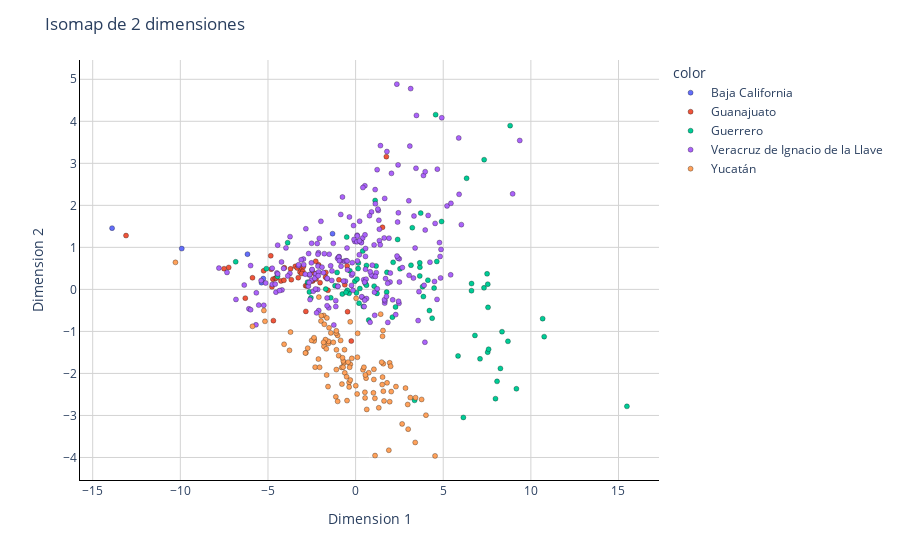

The cell this chart's notebook holds for it:
### Markdown cell above
**Creamos un mapa 2D para observar los cluster de los estados**

### Code cell
Plot2D(isomap2comp, y_estados, 'Isomap de 2 dimensiones')

### Figure 1 — Plotly figure (JSON) as saved in the notebook; plotly's stock layout.template omitted (floating-point values rounded to 4 significant figures; data arrays with more than 128 entries replaced by an {"elided": "..."} marker saying what was removed)
{"data": [{"hovertemplate": "color=Baja California<br>Dimension 1=%{x}<br>Dimension 2=%{y}<extra></extra>", "legendgroup": "Baja California", "marker": {"color": "#636efa", "line": {"color": "black", "width": 0.3}, "opacity": 1, "size": 5, "symbol": "circle"}, "mode": "markers", "name": "Baja California", "orientation": "v", "showlegend": true, "type": "scatter", "x": [-6.169, -9.919, -5.37, -13.89, -5.265, -1.315], "xaxis": "x", "y": [0.8386, 0.9706, 0.161, 1.457, 0.2577, 1.325], "yaxis": "y"}, {"hovertemplate": "color=Guanajuato<br>Dimension 1=%{x}<br>Dimension 2=%{y}<extra></extra>", "legendgroup": "Guanajuato", "marker": {"color": "#EF553B", "line": {"color": "black", "width": 0.3}, "opacity": 1, "size": 5, "symbol": "circle"}, "mode": "markers", "name": "Guanajuato", "orientation": "v", "showlegend": true, "type": "scatter", "x": [-2.452, -3.711, -4.259, -4.09, -4.718, 1.754, -7.241, -3.172, -1.697, -2.029, -4.583, -3.014, -2.839, -2.496, -6.294, -2.851, -7.505, -3.668, -0.9517, -13.1, -4.814, -1.714, -2.393, -2.26, -4.84, -3.077, -5.884, -3.44, -0.4578, -1.576, -5.246, -4.69, -2.772, -0.4807, -3.139, -2.11, -4.514, -3.272, -2.978, -0.2471, -4.064, -3.332, -0.618, -4.773, 1.535, -2.273], "xaxis": "x", "y": [0.1981, 0.4891, 0.1994, 0.2166, 0.2441, 3.159, 0.5222, 0.4114, 0.4036, 0.1604, 0.2642, 0.4344, -0.5235, 0.2079, -0.209, 0.08943, 0.493, 0.2315, 0.2265, 1.281, 0.4811, 0.2895, 0.3928, 0.2459, 0.8001, 0.3774, 0.2767, 0.5487, -0.5309, -0.022, 0.442, -0.7434, 0.0813, 0.5588, 0.5285, 0.584, 0.2733, 0.2789, 0.5441, -1.229, 0.516, 0.5093, 0.1079, 0.06037, 1.478, 0.6692], "yaxis": "y"}, {"hovertemplate": "color=Guerrero<br>Dimension 1=%{x}<br>Dimension 2=%{y}<extra></extra>", "legendgroup": "Guerrero", "marker": {"color": "#00cc96", "line": {"color": "black", "width": 0.3}, "opacity": 1, "size": 5, "symbol": "circle"}, "mode": "markers", "name": "Guerrero", "orientation": "v", "showlegend": true, "type": "scatter", "x": [-6.84, 6.616, 4.213, 7.537, 0.5616, 0.1454, -1.173, 3.235, 8.353, 7.326, -0.7596, 6.149, 2.398, -2.636, -2.74, 6.809, 0.04919, 0.7495, 8.818, 7.982, 0.2429, 3.668, 1.222, 3.16, 4.368, 4.567, 2.535, 4.479, -5.092, 0.621, 4.126, 6.613, -0.3685, 1.115, -3.877, 3.82, 1.059, -4.454, -0.4706, 2.279, 7.099, 4.633, 8.692, -0.04203, 6.334, 1.773, 7.59, -1.419, -1.056, -2.551, 3.868, 8.071, 2.098, 7.556, -1.702, 3.365, -0.5462, 0.4054, 2.141, 1.789, -0.5065, 8.263, 10.76, 0.6192, 3.714, 0.4422, 0.158, 0.1972, 7.335, 1.17, 7.502, 7.542, 3.661, 4.906, -0.3289, 10.67, 0.07976, 15.48, 9.174, 3.661, 5.846], "xaxis": "x", "y": [0.6574, 0.1389, -0.5046, -1.494, 0.1393, 0.4957, 0.08665, 1.468, -1.007, 0.03713, -0.1112, -3.048, 1.188, -0.05916, 0.1727, -1.096, -0.0818, -0.7309, 3.897, -2.6, 0.02054, 0.529, -0.09573, 0.5755, -0.6855, 4.159, 0.4898, 0.03198, 0.493, 0.09982, 0.2193, -0.03165, -0.09406, 2.116, 1.112, 0.06581, 0.07742, 0.3058, -0.02292, -0.4178, -1.652, 0.6642, -1.236, 0.1958, 2.644, -0.06406, -1.424, -0.1998, 0.4042, -0.2017, -0.1703, -2.189, -0.6603, -0.428, 0.008316, -2.641, -0.06955, 0.9127, 0.6444, 0.4058, 1.244, -1.881, -1.125, 0.5695, 1.815, -0.406, 0.6285, -0.3277, 3.087, 0.5574, 0.3707, 0.1241, 0.3208, 1.615, 0.4457, -0.6961, 0.2441, -2.783, -2.365, 0.6317, -1.583], "yaxis": "y"}, {"hovertemplate": "color=Veracruz de Ignacio de la Llave<br>Dimension 1=%{x}<br>Dimension 2=%{y}<extra></extra>", "legendgroup": "Veracruz de Ignacio de la Llave", "marker": {"color": "#ab63fa", "line": {"color": "black", "width": 0.3}, "opacity": 1, "size": 5, "symbol": "circle"}, "mode": "markers", "name": "Veracruz de Ignacio de la Llave", "orientation": "v", "showlegend": true, "type": "scatter", "x": {"elided": "212 float values"}, "xaxis": "x", "y": {"elided": "212 float values"}, "yaxis": "y"}, {"hovertemplate": "color=Yucatán<br>Dimension 1=%{x}<br>Dimension 2=%{y}<extra></extra>", "legendgroup": "Yucatán", "marker": {"color": "#FFA15A", "line": {"color": "black", "width": 0.3}, "opacity": 1, "size": 5, "symbol": "circle"}, "mode": "markers", "name": "Yucatán", "orientation": "v", "showlegend": true, "type": "scatter", "x": [0.7498, -2.308, -0.6167, -1.553, -1.026, -0.9645, -2.836, 1.562, -0.6689, 3.767, -1.548, 0.02907, -5.885, 0.419, 1.101, 1.535, 2.847, 0.5977, 3.401, -2.731, 1.896, 2.999, -1.802, 1.944, -1.65, -1.815, -3.772, -1.412, -2.374, 3.121, 1.794, 0.6362, 0.5407, 1.622, 0.0878, -0.3712, -1.127, -1.574, -1.72, -1.829, -5.17, 0.555, 1.518, -1.024, -1.271, 1.43, 1.579, -1.1, 4.534, -10.28, -1.976, -2.365, -2.053, -0.7957, -0.7787, -0.216, -1.114, -0.3689, -5.233, 0.1177, -0.3066, -0.6324, -0.5107, -0.7039, -2.096, 1.488, -2.507, -0.8553, 0.5319, -1.1, 1.041, -1.786, 2.974, -0.3003, 1.11, 0.009972, 1.947, 0.1029, -0.7471, -0.712, 2.033, -1.958, -1.638, -0.4897, 1.016, 1.583, 1.999, 0.4754, -2.864, 1.045, -0.3414, 4.014, -3.714, 2.302, -1.674, -0.4282, 1.539, -0.3028, 2.655, -1.517, -4.079, -2.122, 1.323, 3.421, -2.372, -1.095], "xaxis": "x", "y": [-1.984, -1.851, -1.986, -1.289, -1.094, -1.577, -1.51, -0.9791, -1.752, -2.619, -1.236, -0.2129, -0.879, -1.914, -2.592, -1.116, -2.349, -2.113, -3.642, -1.399, -3.827, -3.326, -1.356, -1.747, -2.039, -0.6199, -1.451, -1.035, -1.184, -2.574, -2.224, -2.857, -2.584, -2.654, -2.488, -2.214, -2.555, -2.313, -1.195, -1.262, -0.7598, -2.037, -2.266, -2.665, -1.26, -0.5889, -1.769, -1.909, -3.962, 0.6429, -0.7544, -1.228, -1.854, -1.857, -2.254, -1.641, -1.044, -2.322, -0.5031, -1.046, -0.7722, -1.436, -2.079, -1.704, -0.1837, -1.731, -1.215, -1.215, -2.448, -0.9849, -2.143, -0.8304, -2.739, -1.784, -3.955, -2.292, -2.673, -1.614, -1.627, -1.851, -2.432, -0.6251, -0.679, -2.647, -2.463, -2.423, -1.829, -1.853, -1.514, -1.901, -1.854, -2.993, -1.016, -2.313, -1.415, -1.732, -2.087, -2.157, -3.202, -0.9133, -1.306, -1.658, -2.818, -2.577, -1.15, -1.437], "yaxis": "y"}], "layout": {"legend": {"title": {"text": "color"}, "tracegroupgap": 0}, "margin": {"t": 60}, "plot_bgcolor": "white", "title": {"text": "Isomap de 2 dimensiones"}, "xaxis": {"anchor": "y", "domain": [0, 1], "gridcolor": "lightgrey", "gridwidth": 1, "linecolor": "black", "linewidth": 1, "showgrid": true, "showline": true, "title": {"text": "Dimension 1"}, "zeroline": true, "zerolinecolor": "lightgrey", "zerolinewidth": 1}, "yaxis": {"anchor": "x", "domain": [0, 1], "gridcolor": "lightgrey", "gridwidth": 1, "linecolor": "black", "linewidth": 1, "showgrid": true, "showline": true, "title": {"text": "Dimension 2"}, "zeroline": true, "zerolinecolor": "lightgrey", "zerolinewidth": 1}}}
